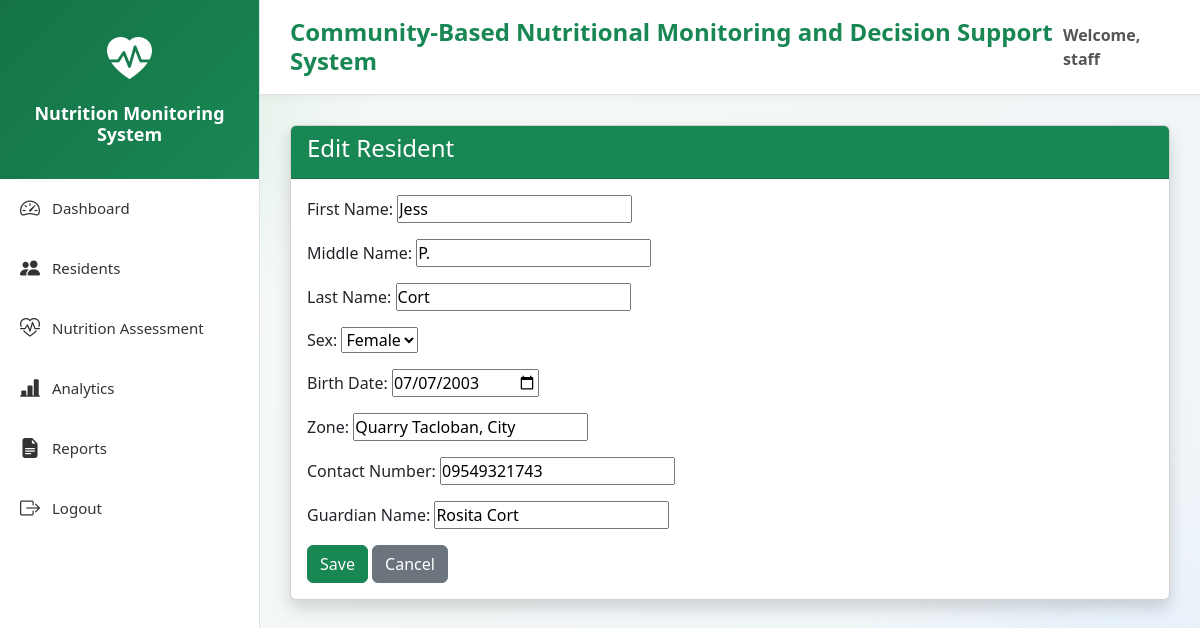
The app's page /residents/edit/4/ (signed in) with its own data.
### residents/models.py (models this page shows, shortened)
class Resident(models.Model):
    GENDER_CHOICES = [
        ('Male', 'Male'),
        ('Female', 'Female'),
    ]
    resident_id = models.CharField(
        max_length=20,
        unique=True,
        blank=True
    )
    first_name = models.CharField(max_length=100)
    middle_name = models.CharField(
        max_length=100,
        blank=True,
        null=True
    )
    last_name = models.CharField(max_length=100)
    sex = models.CharField(
        max_length=10,
        choices=GENDER_CHOICES
    )
    birth_date = models.DateField()
    address = models.CharField(
        max_length=100
    )
    contact_number = models.CharField(
        max_length=15,
        blank=True,
        null=True
    )
    guardian_name = models.CharField(
        max_length=150,
        blank=True,
        null=True
    )
    created_by = models.ForeignKey(
    settings.AUTH_USER_MODEL,
    on_delete=models.SET_NULL,
    null=True,
    blank=True,
    related_name='created_residents')
    created_at = models.DateTimeField(auto_now_add=True)
    updated_at = models.DateTimeField(auto_now=True)
    class Meta:
        ordering = [
            'last_name',
            'first_name'
        ]

### residents/views.py (the view)
# urls.py: path('edit/<int:pk>/', views.edit_resident, name='edit_resident'),
@login_required(login_url='login')
def edit_resident(request, pk):
    resident = get_object_or_404(
        Resident,
        pk=pk
    )
    if request.method == 'POST':
        form = ResidentForm(
            request.POST,
            instance=resident
        )
        if form.is_valid():
            resident = form.save(
                commit=False
            )
            if resident.created_by_id is None:
                resident.created_by = request.user
            resident.save()
            ActivityLog.objects.create(
                user=request.user,
                role=(
                    "Admin"
                    if request.user.is_superuser
                    else "Staff"
                ),
                action="Edit Resident",
                description=(
                    f"Updated resident "
                    f"{resident.first_name} "
                    f"{resident.last_name}"
                )
            )
            return redirect(
                'resident_list'
            )
    else:
        form = ResidentForm(
            instance=resident
        )
    context = {
        'form': form,
        'title': 'Edit Resident'
    }
    return render(
        request,
        get_template(
            request,
            'residents/resident_form.html',
            'admin_residents/resident_form.html'
        ),
        context
    )

### residents/forms.py
class ResidentForm(forms.ModelForm):
    class Meta:
        model = Resident
        fields = [
            'first_name',
            'middle_name',
            'last_name',
            'sex',
            'birth_date',
            'address',
            'contact_number',
            'guardian_name',
        ]
        labels = {
            'first_name': 'First Name',
            'middle_name': 'Middle Name',
            'last_name': 'Last Name',
            'sex': 'Sex',
            'birth_date': 'Birth Date',
            'address': 'Zone',
            'contact_number': 'Contact Number',
            'guardian_name': 'Guardian Name',
        }
        widgets = {
            'birth_date': forms.DateInput(
                attrs={
                    'type': 'date'
                }
            ),
            'address': forms.TextInput(
                attrs={
                    'placeholder': 'Enter Zone (e.g. Zone 1)'
                }
            ),
        }

### residents/views.py (called while the page is built)
def get_template(request, staff_template, admin_template):
    if request.user.is_superuser:
        return admin_template
    return staff_template

### templates/residents/resident_form.html (shortened to what this page needs)
{% extends 'base_staff.html' %}
{% block content %}
<div class="card shadow">
    <div class="card-header bg-success text-white">
        <h4>{{ title|default:"Add Resident" }}</h4>
    </div>
    <div class="card-body">
        <form method="POST">
            {{ form.as_p }}
            <button class="btn btn-success">
                Save
            </button>
            <a href="{% url 'resident_list' %}" class="btn btn-secondary">
                Cancel
            </a>
        </form>
    </div>
</div>
{% endblock %}

### templates/base_staff.html (shortened to what this page needs)
<!DOCTYPE html>
<html lang="en">
<head>
    <link href="https://cdn.jsdelivr.net/npm/bootstrap@5.3.3/dist/css/bootstrap.min.css"
          rel="stylesheet">
    <link href="https://cdn.jsdelivr.net/npm/bootstrap-icons@1.11.3/font/bootstrap-icons.css"
          rel="stylesheet">
    <link href="https://cdn.jsdelivr.net/npm/tom-select/dist/css/tom-select.bootstrap5.min.css" rel="stylesheet">
</head>
<body>
<div class="sidebar">
    <div class="logo">
        <i class="bi bi-heart-pulse-fill"></i>
        <h4>
            Nutrition Monitoring System
        </h4>
    </div>
    <a href="{% url 'dashboard' %}">
        <i class="bi bi-speedometer2"></i>
        <span>
            Dashboard
        </span>
    </a>
    <a href="{% url 'resident_list' %}">
        <i class="bi bi-people-fill"></i>
        <span>
            Residents
        </span>
    </a>
    <a href="{% url 'assessment_list' %}">
        <i class="bi bi-heart-pulse"></i>
        <span>
            Nutrition Assessment
        </span>
    </a>
    <a href="{% url 'analytics' %}">
        <i class="bi bi-bar-chart-line-fill"></i>
        <span>
            Analytics
        </span>
    </a>
    <a href="{% url 'report_dashboard' %}">
        <i class="bi bi-file-earmark-text-fill"></i>
        <span>
            Reports
        </span>
    </a>
    <a href="{% url 'logout' %}">
        <i class="bi bi-box-arrow-right"></i>
        <span>
            Logout
        </span>
    </a>
</div>
<div class="content">
    <div class="topbar">
        <div class="d-flex justify-content-between align-items-center">
            <h4>
                Community-Based Nutritional Monitoring and Decision Support System
            </h4>
            <strong>
                Welcome,
                {{ request.user.username }}
            </strong>
        </div>
    </div>
    <div class="main-content">
        {% block content %}
        {% endblock %}
    </div>
</div>
</body>
</html>

### templates/base_staff.html (style rules this page uses)
* { margin:0; padding:0; box-sizing:border-box; font-family:'Segoe UI',sans-serif; }
body { background: radial-gradient(circle at top left, rgba(25, 135, 84, 0.14), transparent 28%), linear-gradient(135deg, #f8fbf8 0%, #f2f6f7 55%, #eef4fa 100%); color:#243447; overflow-x:hidden; }
body::before, body::after { content:''; position:fixed; border-radius:50%; filter:blur(70px); opacity:.35; pointer-events:none; z-index:0; }
body::before { width:280px; height:280px; top:-60px; left:-60px; background:#9be6b3; }
body::after { width:260px; height:260px; right:-40px; bottom:-40px; background:#cfe8ff; }
.sidebar { position:fixed; top:0; left:0; width:260px; height:100vh; background:white; border-right:1px solid #dee2e6; z-index:1000; }
.logo { background:linear-gradient( 135deg, #157347, #198754 ); color:white; padding:25px 15px; text-align:center; }
.logo i { font-size:45px; }
.logo h4 { font-size:18px; margin-top:10px; font-weight:700; }
.sidebar a { display:flex; align-items:center; gap:12px; padding:15px 20px; color:#333; text-decoration:none; transition:.3s; font-size:15px; }
.sidebar a i { font-size:20px; }
.content { margin-left:260px; min-height:100vh; }
.topbar { background:white; padding:18px 30px; border-bottom:1px solid #dee2e6; box-shadow:0 2px 8px rgba(0,0,0,.05); }
.topbar h4 { color:#198754; font-weight:700; margin:0; }
.topbar strong { color:#555; }
.content, .main-content { position:relative; z-index:1; }
.main-content { padding:30px; background:transparent; }

### records on screen
Resident: first_name "Jess", middle_name "P.", last_name "Cort", sex "Female", birth_date "07/07/2003", address "Quarry Tacloban, City", contact_number "09549321743", guardian_name "Rosita Cort"

### other values on screen
{{ request.user.username }} "staff"
{{ title|default:"Add Resident" }} "Edit Resident"
